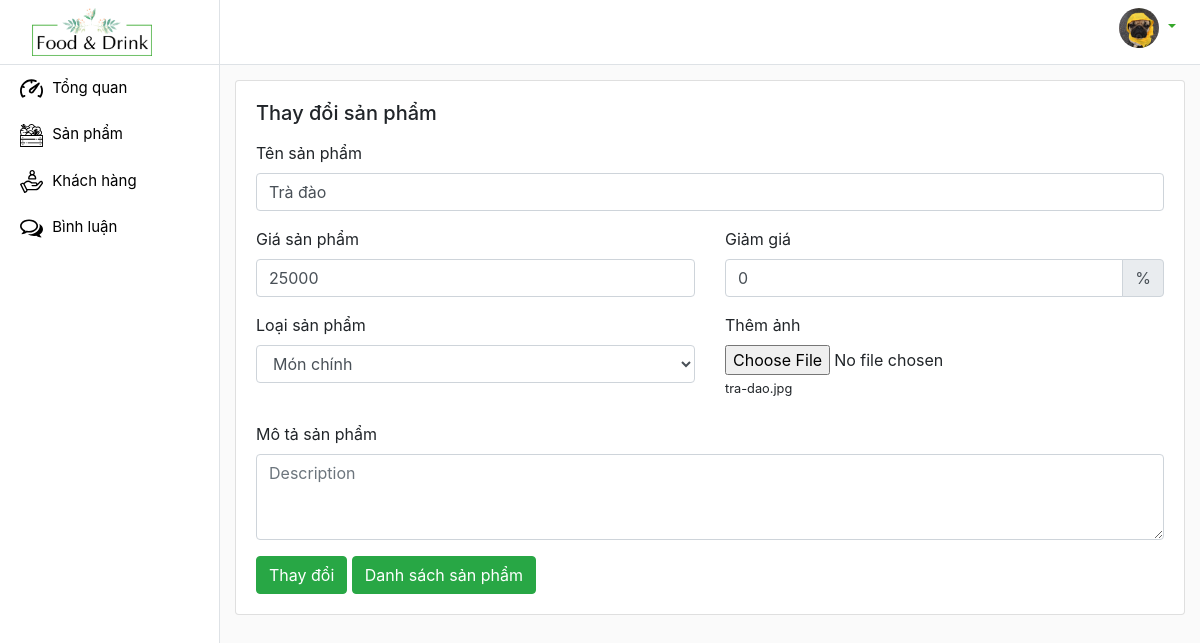
Page /admin/products/index.php?viewEditProduct&id_product=12 on the earlier database version.
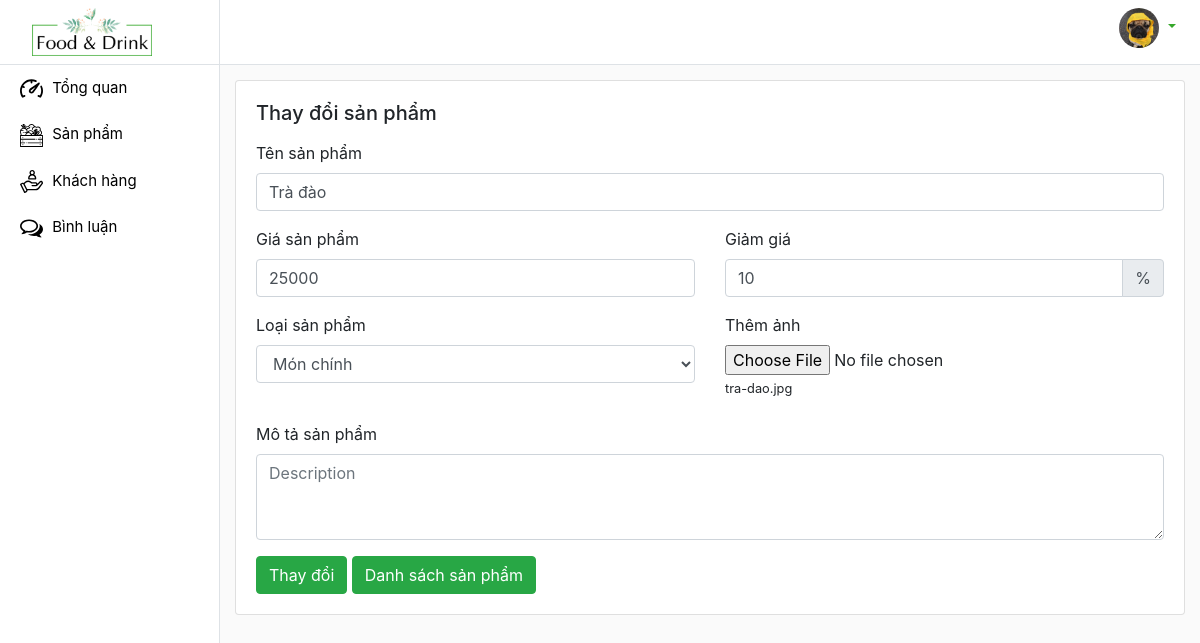
Same page on the later database version.
### tables this page shows
CREATE TABLE `products` (
  `id_product` int(12) NOT NULL,
  `name_product` varchar(120) NOT NULL,
  `img_product` varchar(200) NOT NULL,
  `price_product` float NOT NULL,
  `sale` float NOT NULL,
  `view` int(10) NOT NULL,
  `kind_product` varchar(60) NOT NULL,
  `description` text NOT NULL
);

### admin/products/index.php (called while the page is built, shortened)
<?php
    require '../../global.php';
    require '../../DAO/functionProduct.php';
    extract($_REQUEST);
    if(array_key_exists('viewAddProduct', $_REQUEST)) {
        $view_name = 'viewAddProduct.php';
    }
    else if(array_key_exists('addNewProduct', $_REQUEST)) {
        $img_product = save_file("img", $DIR_IMG);
        insertProduct($name_product, $price_product, $sale, $kind_product, $img_product, $description);
        $message = 'Thêm mới thành công!';
        $view_name = 'viewAddProduct.php';
    }
    else if(array_key_exists('deleteProduct', $_REQUEST)){
        deleteProduct($id_product);
        $message = 'Xóa thành công!';
        $products = selectProducts();
        $view_name = 'displayTableProducts.php';
    }
    else if(array_key_exists('viewEditProduct', $_REQUEST)){
        $product = selectProduct($id_product);
    }
    require('../layout.php');
?>

### DAO/functionProduct.php (called while the page is built, shortened)
<?php
    require_once 'database.php';
    function selectProduct($id_product){
        global $db;
        $select = "SELECT * FROM products WHERE id_product = '$id_product'";
        $product = $db->query($select);
        return $product->fetch();
    }
?>

### global.php (called while the page is built, shortened)
<?php
    $URL = "/du-an-1";
    $URL_ADMIN = $URL . '/admin';
?>

### admin/products/editProduct.php (the view, shortened to what this page needs)
<div class="card">
    <div class="card-body">
        <h5 class="mb-3">Thay đổi sản phẩm</h5>
        <form action="index.php" method="POST" enctype="multipart/form-data">
            <div class="form-group">
                <label for="name_product">Tên sản phẩm</label>
                <input type="text" class="form-control" id="name_product" name="name_product"
                    placeholder="Enter product" value="<?=$product['name_product']?>">
            </div>
            <div class="form-group">
                <div class="row">
                    <div class="col">
                        <label for="price_product">Giá sản phẩm</label>
                        <input type="text" class="form-control" id="price_product" name="price_product"
                            placeholder="Enter price" value="<?=$product['price_product']?>">
                    </div>
                    <div class="col">
                        <label for="sale">Giảm giá</label>
                        <div class="input-group">
                            <input type="text" id="sale" name="sale" class="form-control" placeholder="Sale"
                                aria-label="Recipient's username" aria-describedby="basic-addon2" value="<?=$product['sale']?>">
                            <div class="input-group-append">
                                <span class="input-group-text" id="basic-addon2">%</span>
                            </div>
                        </div>
                    </div>
                </div>
            </div>
            <div class="form-group">
                <div class="row">
                    <div class="col">
                        <label for="kind_product">Loại sản phẩm</label>
                        <select class="form-control" id="kind_product" name="kind_product" value="<?=$product['kind_product']?>">
                            <option value="Món chính">Món chính</option>
                        </select>
                    </div>
                    <div class="col">
                        <label for="exampleFormControlFile1">Thêm ảnh</label>
                        <input type="file" name="img" class="form-control-file" id="exampleFormControlFile1">
                        <label class="small"><?=$product['img_product']?></label>
                    </div>
                </div>
            </div>
            <div class="form-group">
                <label for="description">Mô tả sản phẩm</label>
                <textarea class="form-control" id="description" rows="3" name="description"
                    placeholder="Description"><?=$product['description']?></textarea>
            </div>
            <button type="submit" class="btn btn-success" name="editProduct">Thay đổi</button>
            <a href="<?=$URL_ADMIN?>/products" class="btn btn-success">Danh sách sản phẩm</a>
        </form>
    </div>
</div>

Differences in the rows shown:
changed products "tra-dao.jpg": sale "0" → "10"
